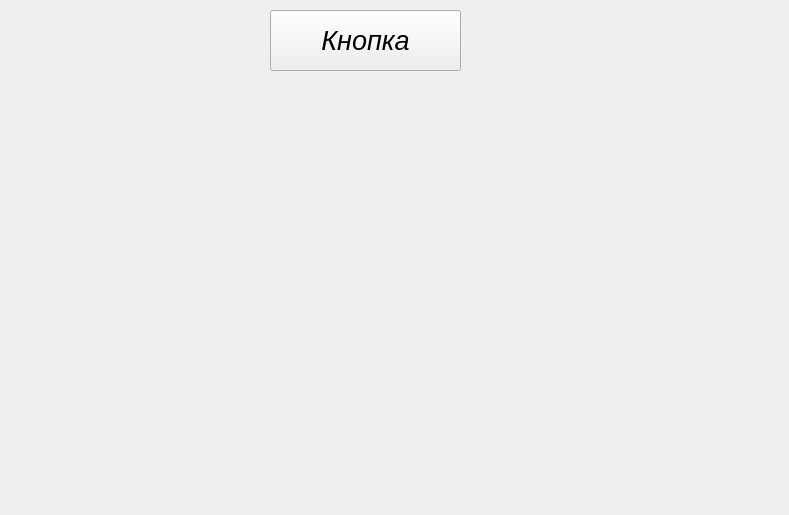
<?xml version="1.0" encoding="UTF-8"?>
<ui version="4.0">
 <class>Form</class>
 <widget class="QWidget" name="Form">
  <property name="geometry">
   <rect>
    <x>0</x>
    <y>0</y>
    <width>789</width>
    <height>515</height>
   </rect>
  </property>
  <property name="windowTitle">
   <string>Form</string>
  </property>
  <widget class="QPushButton" name="pushButton">
   <property name="geometry">
    <rect>
     <x>270</x>
     <y>10</y>
     <width>191</width>
     <height>61</height>
    </rect>
   </property>
   <property name="font">
    <font>
     <pointsize>20</pointsize>
     <italic>true</italic>
     <underline>false</underline>
     <strikeout>false</strikeout>
    </font>
   </property>
   <property name="autoFillBackground">
    <bool>true</bool>
   </property>
   <property name="text">
    <string>Кнопка</string>
   </property>
  </widget>
 </widget>
 <resources/>
 <connections/>
</ui>
